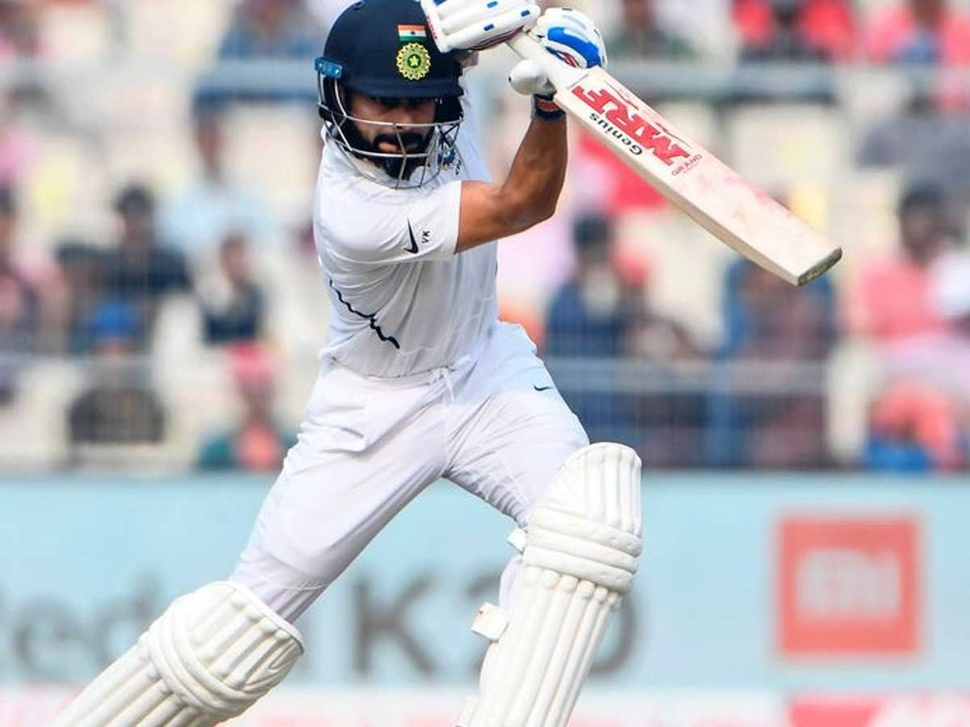
#> input picture cover5.jpg, 970 x 727 px, shrunk from 1200 x 900 before the run
$ jupyter execute Lab7.ipynb   (shell and % lines are left out)
#> lines starting #> are read from the running program, lines starting #| are printed output that depends on the picture; after the words box and inside, x2 and y2 are one past the last pixel; in counts of white or black regions, pixels touching at a corner belong together
[cell 1]
#import the libraries
import numpy as np
import matplotlib.pyplot as plt
import cv2
#reading the image
image = cv2.imread('cover5.jpg')
#> image is the input picture: shape (727, 970, 3); mean B, G, R 185.8, 180, 183.3
image = cv2.cvtColor(image,cv2.COLOR_BGR2RGB)
#plotting the image
plt.imshow(image)
plt.show()
#saving image
# cv2.imwrite('test_write.jpg',image)

## converting image to Gray scale

[cell 2]
gray_image = cv2.cvtColor(image,cv2.COLOR_BGR2GRAY)
#plotting the grayscale image
plt.imshow(gray_image)

## converting image to HSV format

[cell 3]
hsv_image = cv2.cvtColor(image,cv2.COLOR_BGR2HSV)
#> hsv_image: shape (727, 970, 3); mean H, S, V 73.1, 40.5, 198.1
#plotting the HSV image
plt.imshow(hsv_image)

## Simple Image Thresholding

[cell 4]
#here 0 means that the image is loaded in gray scale format
gray_image = cv2.imread('cover5.jpg',0)
#> gray_image: shape (727, 970); min 0, max 255, mean 181.6
ret,thresh_binary = cv2.threshold(gray_image,127,255,cv2.THRESH_BINARY)
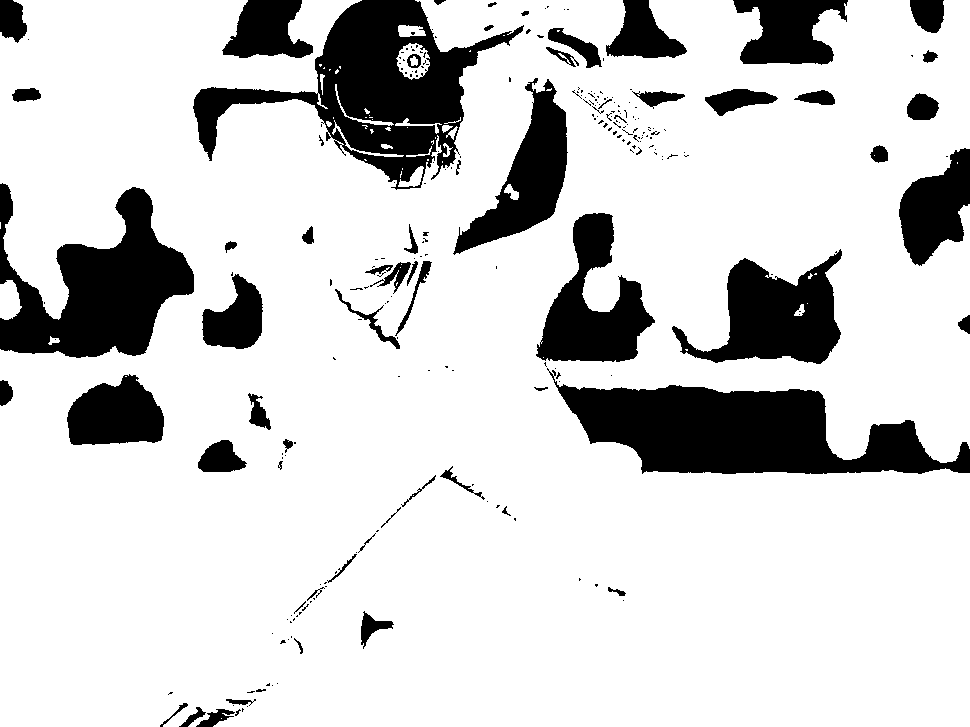
#> thresh_binary: shape (727, 970); 82.3% white; 254 black regions (191 under 20 px), largest, box (x1, y1, x2, y2) and area: (547, 368, 970, 474) 23063, (193, 0, 524, 190) 21625, (0, 183, 194, 358) 17279
ret,thresh_binary_inv = cv2.threshold(gray_image ,127,255, cv2.THRESH_BINARY_INV)
ret,thresh_trunc = cv2.threshold(gray_image,127,255,cv2.THRESH_TRUNC)
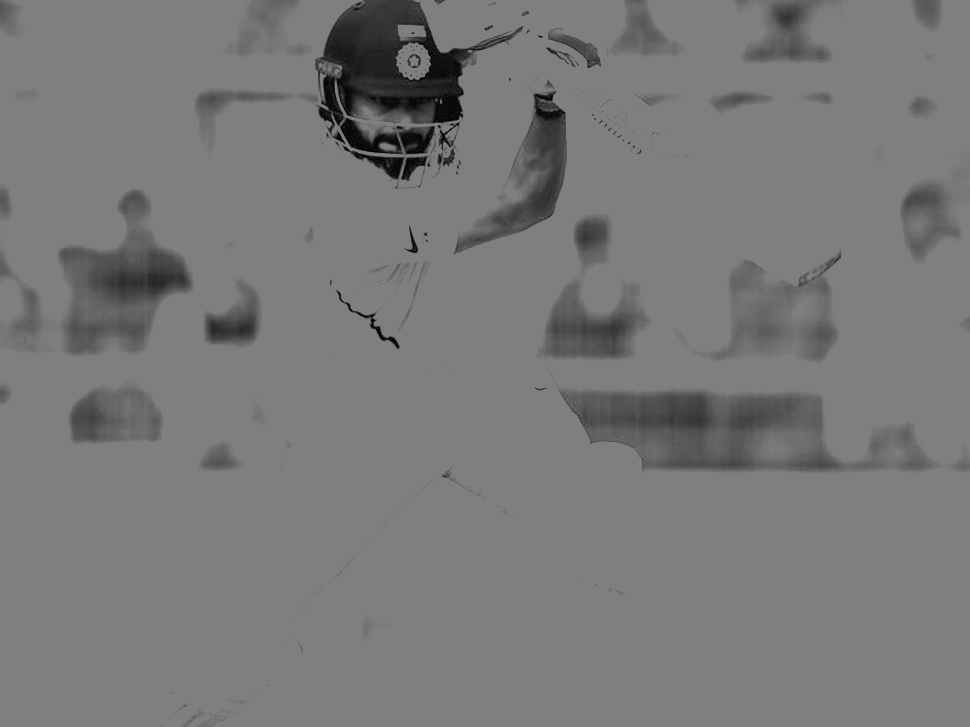
#> thresh_trunc: shape (727, 970); min 0, max 127, mean 120.8
ret,thresh_tozero = cv2.threshold(gray_image,127,255,cv2.THRESH_TOZERO)
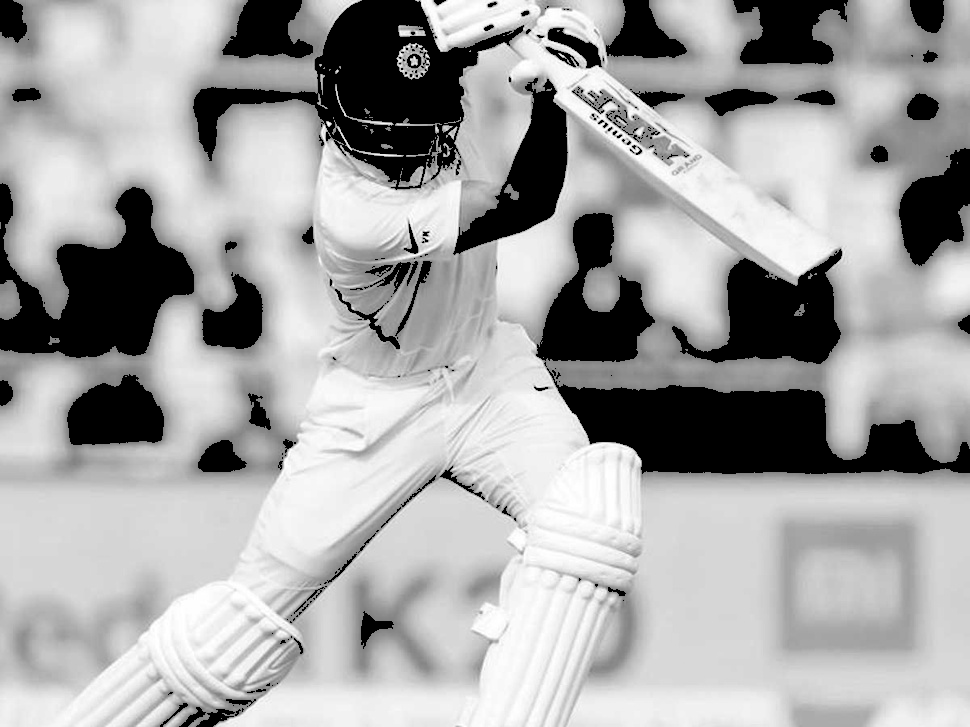
#> thresh_tozero: shape (727, 970); min 0, max 255, mean 165.4
ret,thresh_tozero_inv = cv2.threshold(gray_image,127,255,cv2.THRESH_TOZERO_INV)
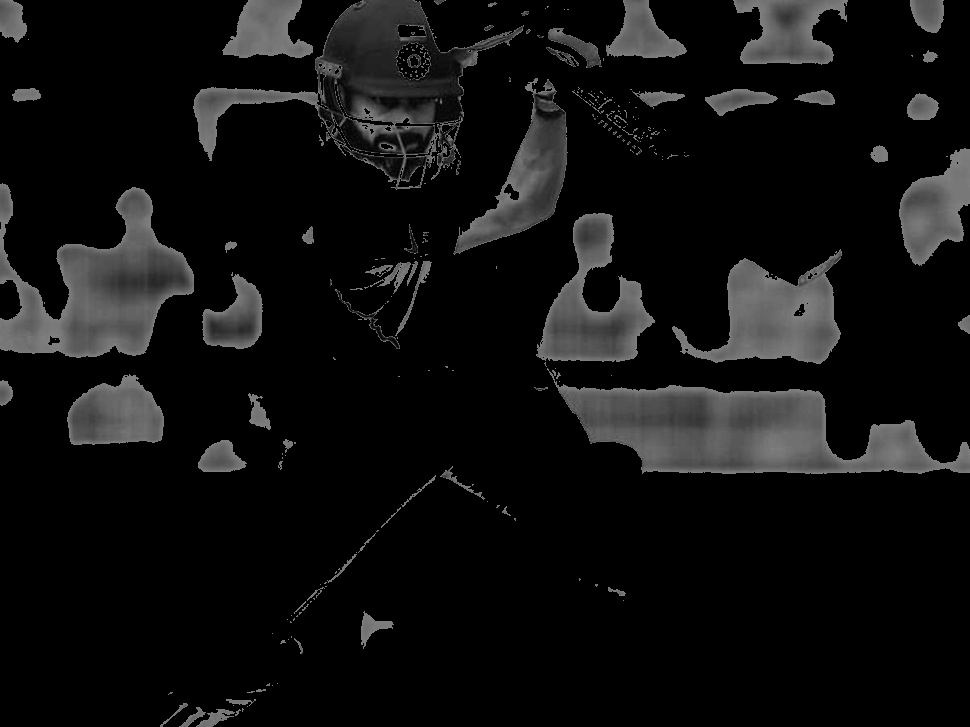
#> thresh_tozero_inv: shape (727, 970); min 0, max 127, mean 16.3
#DISPLAYING THE DIFFERENT THRESHOLDING STYLES
names = ['Oiriginal Image','BINARY','THRESH_BINARY_INV','THRESH_TRUNC' ,'THRESH_TOZERO','THRESH_TOZERO_INV']
images = gray_image,thresh_binary,thresh_binary_inv,thresh_trunc ,thresh_tozero,thresh_tozero_inv
for i in range(6):
 plt.subplot(2,3,i+1),plt.imshow(images[i],'gray')
 plt.title(names[i])
 plt.xticks([]),plt.yticks([])

plt.show()

## Adaptive Thresholding

[cell 5]
#ADAPTIVE THRESHOLDING
gray_image = cv2.imread('cover5.jpg',0)
ret,thresh_global = cv2.threshold(gray_image,127,255,cv2.THRESH_BINARY)
#here 11 is the pixel neighbourhood that is used to calculate the threshold value
thresh_mean = cv2.adaptiveThreshold(gray_image,255,cv2.ADAPTIVE_THRESH_MEAN_C,cv2.THRESH_BINARY,11,2)
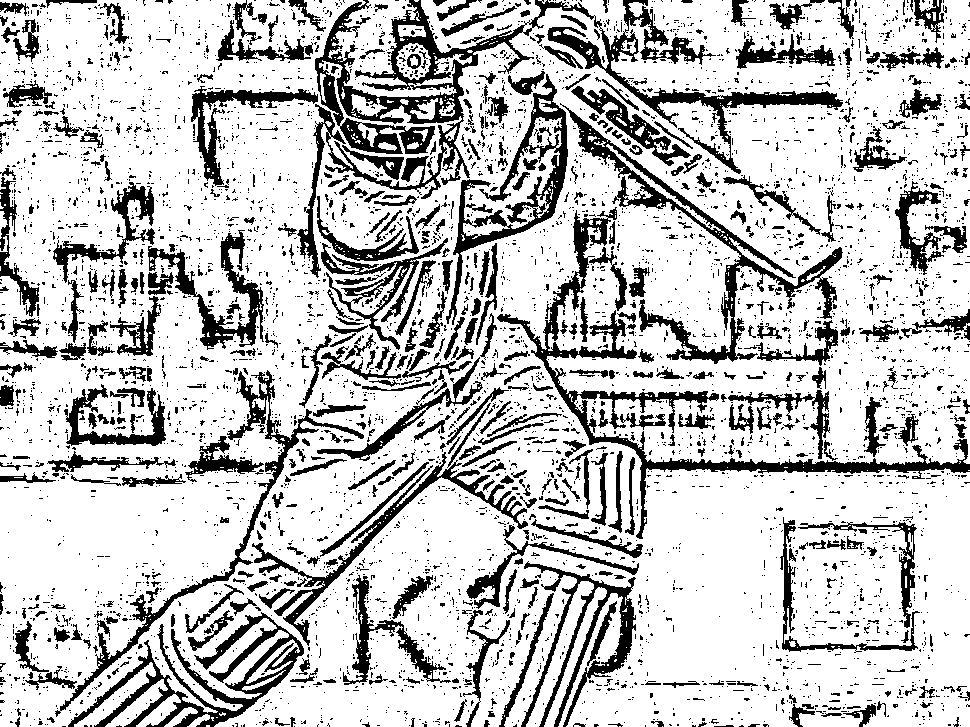
#> thresh_mean: shape (727, 970); 77.2% white; 5288 black regions (4727 under 20 px), largest, box (x1, y1, x2, y2) and area: (297, 0, 843, 278) 18836, (497, 207, 970, 539) 9607, (560, 103, 843, 364) 6978
thresh_gaussian = cv2.adaptiveThreshold(gray_image,255,cv2.ADAPTIVE_THRESH_GAUSSIAN_C,cv2.THRESH_BINARY,11,2)
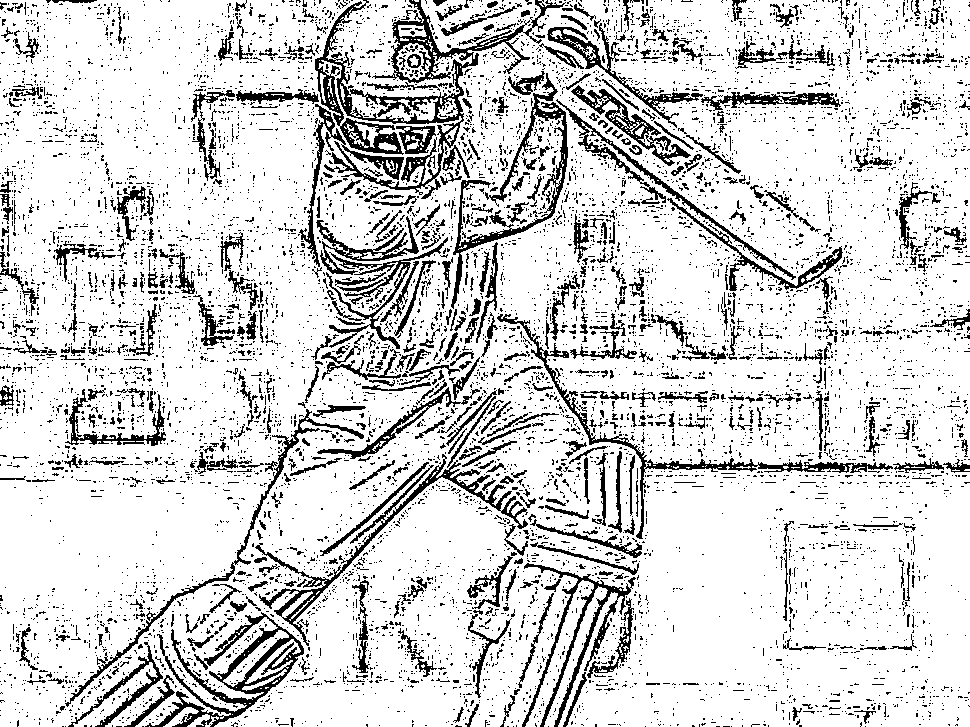
#> thresh_gaussian: shape (727, 970); 83.7% white; black in thin lines or dots
names = ['Original Image','Global Thresholding','Adaptive Thresholding','Adaptive Gaussian Thresholding']
images = [gray_image,thresh_global,thresh_mean,thresh_gaussian]
for i in range(4):
 plt.subplot(2,2,i+1),plt.imshow(images[i],'gray')
 plt.title(names[i])
 plt.xticks([]),plt.yticks([])

plt.show()
